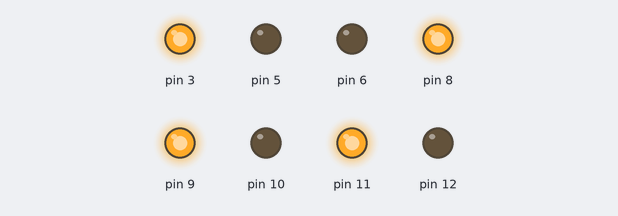
Simulated run of this sketch. Board: Arduino Uno, built with avr-gcc and run on an emulated ATmega328P. On the bench: output pins drawn as LEDs (lit = HIGH).

Above: at 0.1 s.
Timing chart, 0 to 1.6 s (numbered marks = the images above):
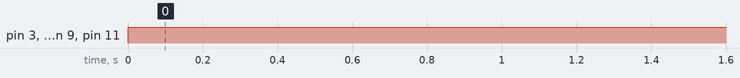

The sketch:

motorTest.ino
```cpp
void setup() {
  // put your setup code here, to run once:
  pinMode(5, OUTPUT);
  pinMode(6, OUTPUT);
  pinMode(9, OUTPUT);
  pinMode(11, OUTPUT);
  pinMode(3, OUTPUT);
  pinMode(8, OUTPUT);
  pinMode(10, OUTPUT);
  pinMode(12, OUTPUT);
}

void loop() {
  // put your main code here, to run repeatedly:
  digitalWrite(5, LOW);
  digitalWrite(3, HIGH);
  digitalWrite(6, LOW);
  digitalWrite(8, HIGH);
  digitalWrite(9, HIGH);
  digitalWrite(10, LOW);
  digitalWrite(11, HIGH);
  digitalWrite(12, LOW);
}
```

Measured:
- by itself, pin 3, pin 8, pin 9, pin 11: LOW → HIGH at 0.00 s
